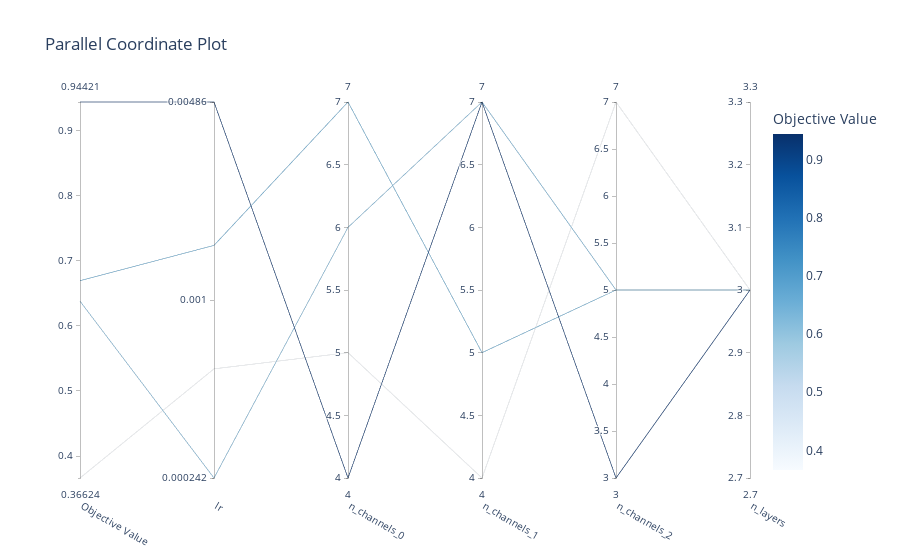

Here is the notebook cell this chart was saved with:
### Code cell
# Visualize high-dimensional parameter relationships. 
plot_parallel_coordinate(study)

### Figure 1 — Plotly figure (JSON) as saved in the notebook; plotly's stock layout.template omitted (floating-point values rounded to 4 significant figures)
{"data": [{"dimensions": [{"label": "Objective Value", "range": [0.3662, 0.9442], "values": [0.3662, 0.6381, 0.6695, 0.9442]}, {"label": "lr", "range": [-3.617, -2.314], "ticktext": ["0.000242", "0.001", "0.00486"], "tickvals": [-3.617, -3, -2.314], "values": [-3.238, -3.617, -2.811, -2.314]}, {"label": "n_channels_0", "range": [4, 7], "values": [5, 6, 7, 4]}, {"label": "n_channels_1", "range": [4, 7], "values": [4, 7, 5, 7]}, {"label": "n_channels_2", "range": [3, 7], "values": [7, 5, 5, 3]}, {"label": "n_layers", "range": [3, 3], "values": [3, 3, 3, 3]}], "labelangle": 30, "labelside": "bottom", "line": {"color": [0.3662, 0.6381, 0.6695, 0.9442], "colorbar": {"title": {"text": "Objective Value"}}, "colorscale": [[0, "rgb(247,251,255)"], [0.125, "rgb(222,235,247)"], [0.25, "rgb(198,219,239)"], [0.375, "rgb(158,202,225)"], [0.5, "rgb(107,174,214)"], [0.625, "rgb(66,146,198)"], [0.75, "rgb(33,113,181)"], [0.875, "rgb(8,81,156)"], [1, "rgb(8,48,107)"]], "reversescale": false, "showscale": true}, "type": "parcoords"}], "layout": {"title": {"text": "Parallel Coordinate Plot"}}}
